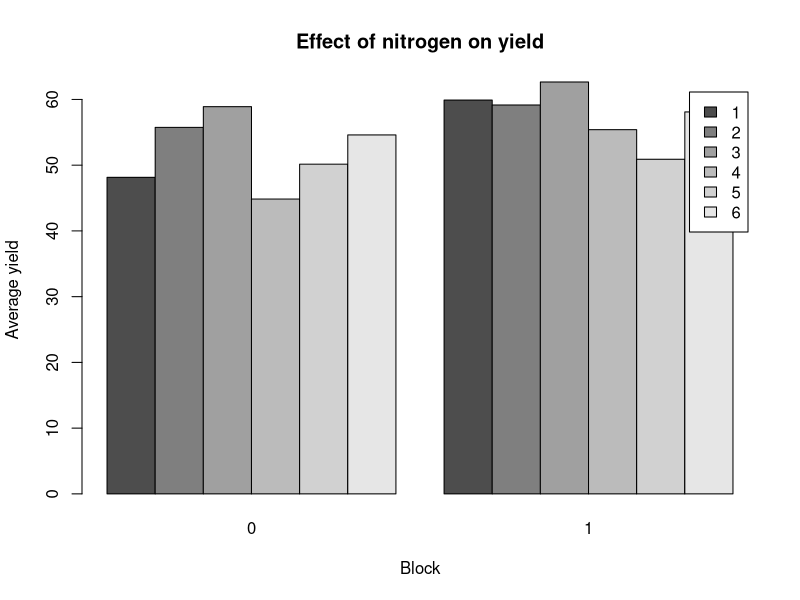

This figure's R source:
# Load MASS package
library(MASS)

# Set seed 
set.seed(0)

# Create a vector representing the blocks
blocks <- rep(1:6, each = 4)

# Randomly assign nitrogen to two plots in each block
nitrogen <- numeric(length = 24)
for (i in 1:(length(nitrogen)/4)) {
  sample_seq <- sample(c(0, 0, 0, 0), size = 4, replace = TRUE)
  sample_seq[sample(sample(4, 2))] <- 1 # randomly set two elements to 1
  nitrogen[(4*(i-1)+1):(4*i)] <- sample_seq
}

# Randomly assign phosphate to two plots in each block
phosphate <- numeric(length = 24)
for (i in 1:(length(phosphate)/4)) {
  sample_seq <- sample(c(0, 0, 0, 0), size = 4, replace = TRUE)
  sample_seq[sample(sample(4, 2))] <- 1 # randomly set two elements to 1
  phosphate[(4*(i-1)+1):(4*i)] <- sample_seq
}

# Randomly assign potassium totwo plots in each block
potassium <- numeric(length = 24)
for (i in 1:(length(potassium)/4)) {
  sample_seq <- sample(c(0, 0, 0, 0), size = 4, replace = TRUE)
  sample_seq[sample(sample(4, 2))] <- 1 # randomly set two elements to 1
  potassium[(4*(i-1)+1):(4*i)] <- sample_seq
}

# Create a data frame to represent the randomization
randomization <- data.frame(blocks, nitrogen, phosphate, potassium)

# View the resulting randomization
randomization

# Part B:

# Calculate average yield
avg_yield <- with(npk, tapply(yield, list(block, N), mean))

# Create a bar plot to show the results
barplot(avg_yield, beside = TRUE, legend = rownames(avg_yield),
        xlab = "Block", ylab = "Average yield", main = "Effect of nitrogen on yield")


# Part C:

# Create a full two-way ANOVA model
model <- aov(yield ~ block * N, data = npk)

# Print the ANOVA table
anova(model)
